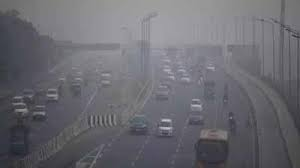
#> input picture dataset/hazy_image.jpg, 300 x 168 px
$ python dehaze.py --image dataset/hazy_image.jpg
#> lines starting #> are read from the running program, lines starting #| are printed output that depends on the picture; after the words box and inside, x2 and y2 are one past the last pixel; in counts of white or black regions, pixels touching at a corner belong together
import cv2
import numpy as np
import argparse

# construct the argument parser and parse the arguments
ap = argparse.ArgumentParser()
ap.add_argument("-i", "--image", required=True, help="path to input image")
args = vars(ap.parse_args())

# Load the hazy image
image = cv2.imread(args["image"], cv2.IMREAD_COLOR)
#> image is the input picture: shape (168, 300, 3); mean B, G, R 112.1, 105.5, 106.2

# Step 1: Convert the image to grayscale
image_gray = cv2.cvtColor(image, cv2.COLOR_BGR2GRAY)

# Step 2: Perform Fourier transform on the grayscale image
f = np.fft.fft2(image_gray)

# Step 3: Shift the zero frequency component to the center of the spectrum
f_shift = np.fft.fftshift(f)

# Step 4: Design a filter to attenuate high-frequency components (haze)
rows, cols = image_gray.shape
#> rows = 168; cols = 300
crow, ccol = rows//2, cols//2  # center of the image
#> crow = 84; ccol = 150
radius = 50  # radius of the circular filter
mask = np.full((rows, cols), 1, np.uint8)
cv2.circle(mask, (crow, ccol), radius, 0, -1)  # create a circular mask
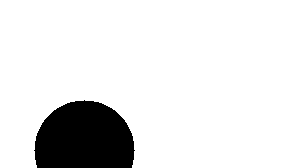
#> mask: shape (168, 300); values 0 (black) and 1 (white), 88.8% white; 1 black region, box (x1, y1, x2, y2) and area: (34, 100, 135, 168) 5634
mask = np.fft.fftshift(mask)  # shift the mask to match the Fourier spectrum

# Step 5: Apply the filter to the Fourier spectrum
f_shift_filtered = f_shift * mask

# Step 6: Shift the zero frequency component back to the original position
f_filtered = np.fft.ifftshift(f_shift_filtered)

# Step 7: Perform inverse Fourier transform to obtain the dehazed image
image_dehazed_gray = np.abs(np.fft.ifft2(f_filtered))
image_dehazed_gray = cv2.normalize(image_dehazed_gray, None, 0, 255, cv2.NORM_MINMAX)  # Normalize the pixel values
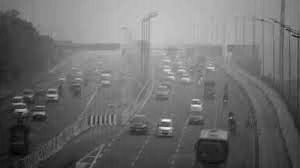
#> image_dehazed_gray: shape (168, 300) float64; min 1.48e-15, max 255, mean 110.7
image_dehazed_gray = np.uint8(image_dehazed_gray)

# Step 8: Convert the dehazed grayscale image to color format
image_dehazed = cv2.cvtColor(image_dehazed_gray, cv2.COLOR_GRAY2BGR)

# Step 9: Apply bilateral filtering to the dehazed color image
sigma_color = 10  # Controls the color smoothing strength
sigma_space = 10  # Controls the spatial smoothing strength
image_dehazed = cv2.bilateralFilter(image_dehazed, -1, sigma_color, sigma_space)

# Step 10: Convert the dehazed color image back to grayscale
image_dehazed_gray = cv2.cvtColor(image_dehazed, cv2.COLOR_BGR2GRAY)

# Step 11: Normalize the pixel values of the dehazed grayscale image
image_dehazed_gray = cv2.normalize(image_dehazed_gray, None, 0, 255, cv2.NORM_MINMAX)

# Display the original hazy image and dehazed image
cv2.imshow('Hazy Image', image)
cv2.imshow('Dehazed Image', image_dehazed_gray)
cv2.waitKey(0)
cv2.destroyAllWindows()
